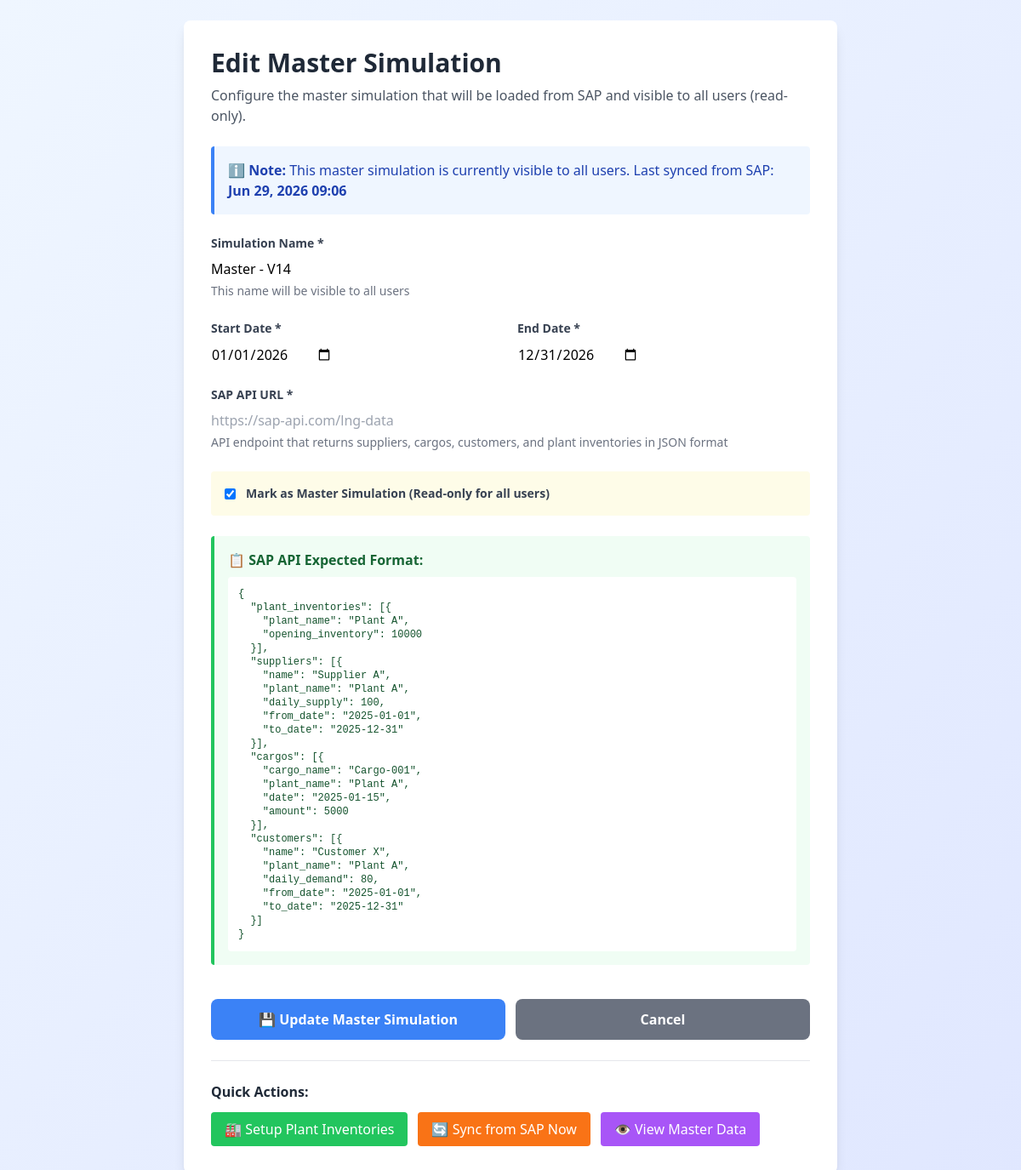
/simulation/master/manage/ (signed in), run on the app's committed database.
### lng_planner/models.py (models this page shows, shortened)
class Simulation(models.Model):
    user = models.ForeignKey(User, on_delete=models.CASCADE, related_name='simulations', null=True, blank=True)
    name = models.CharField(max_length=200, default='Untitled Simulation')
    start_date = models.DateField()
    end_date = models.DateField()
    created_at = models.DateTimeField(auto_now_add=True)
    updated_at = models.DateTimeField(auto_now=True)
    is_active = models.BooleanField(default=True)
    is_master = models.BooleanField(default=False, help_text="Master simulation loaded from SAP")
    sap_api_url = models.URLField(blank=True, help_text="SAP API URL for refreshing master data")
    last_sap_sync = models.DateTimeField(null=True, blank=True, help_text="Last time master data was synced from SAP")
    master_version = models.ForeignKey(
        MasterVersion,
        on_delete=models.SET_NULL,
        null=True,
        blank=True,
        related_name='simulations',
        help_text="Master version this simulation was created from"
    )
    class Meta:
        ordering = ['-updated_at']

### lng_planner/views.py (the view)
# urls.py: path('simulation/master/manage/', views.manage_master_simulation, name='manage_master'),
@login_required
def manage_master_simulation(request):
    if not is_planning_admin(request.user):
        messages.error(request, 'Only administrators can manage master simulation')
        return redirect('lng_planner:dashboard')
    master = Simulation.objects.filter(is_master=True).first()
    if request.method == 'POST':
        form = MasterSimulationForm(request.POST, instance=master)
        if form.is_valid():
            master_sim = form.save(commit=False)
            master_sim.user = None
            master_sim.is_master = True
            master_sim.is_active = False
            master_sim.save()
            messages.success(request, 'Master simulation saved successfully!')
            return redirect('lng_planner:setup_plants', simulation_id=master_sim.id)
    else:
        form = MasterSimulationForm(instance=master)
    return render(request, 'lng_planner/manage_master.html', {
        'form': form,
        'master': master,
        'title': 'Edit Master Simulation' if master else 'Create Master Simulation'
    })

### lng_planner/forms.py
class MasterSimulationForm(forms.ModelForm):
    class Meta:
        model = Simulation
        fields = ['name', 'start_date', 'end_date', 'is_master', 'sap_api_url']
        widgets = {
            'name': forms.TextInput(attrs={'class': 'form-control', 'placeholder': 'Master Simulation Name'}),
            'start_date': forms.DateInput(attrs={'class': 'form-control', 'type': 'date'}),
            'end_date': forms.DateInput(attrs={'class': 'form-control', 'type': 'date'}),
            'is_master': forms.CheckboxInput(attrs={'class': 'form-check-input'}),
            'sap_api_url': forms.URLInput(attrs={'class': 'form-control', 'placeholder': 'https://sap-api.com/lng-data'}),
        }

### lng_planner/views.py (called while the page is built)
def is_planning_admin(user):
    if not user.is_authenticated:
        return False
    if user.is_superuser:
        return True
    return user.groups.filter(name='Planning Admin').exists()

### lng_planner/templates/lng_planner/manage_master.html (shortened to what this page needs)
{% load static %}
<!DOCTYPE html>
<html lang="en">
<head>
    <script src="https://cdn.tailwindcss.com"></script>
</head>
<body class="bg-gradient-to-br from-blue-50 to-indigo-100 min-h-screen p-6">
    <div class="max-w-3xl mx-auto">
        <div class="bg-white rounded-lg shadow-lg p-8">
            <div class="mb-6">
                <h2 class="text-3xl font-bold text-gray-800 mb-2">{{ title }}</h2>
                <p class="text-gray-600">
                    Configure the master simulation that will be loaded from SAP and visible to all users (read-only).
                </p>
            </div>
            {% if master %}
            <div class="bg-blue-50 border-l-4 border-blue-500 p-4 mb-6 rounded">
                <p class="text-blue-800">
                    <strong>ℹ️ Note:</strong> This master simulation is currently visible to all users.
                    {% if master.last_sap_sync %}
                    Last synced from SAP: <strong>{{ master.last_sap_sync|date:"M d, Y H:i" }}</strong>
                    {% else %}
                    Not yet synced from SAP.
                    {% endif %}
                </p>
            </div>
            {% endif %}
            <form method="post" class="space-y-6">
                <div>
                    <label for="id_name" class="block text-sm font-semibold text-gray-700 mb-2">
                        Simulation Name *
                    </label>
                    {{ form.name }}
                    <p class="text-gray-500 text-sm mt-1">This name will be visible to all users</p>
                </div>
                <div class="grid grid-cols-2 gap-4">
                    <div>
                        <label for="id_start_date" class="block text-sm font-semibold text-gray-700 mb-2">
                            Start Date *
                        </label>
                        {{ form.start_date }}
                    </div>
                    <div>
                        <label for="id_end_date" class="block text-sm font-semibold text-gray-700 mb-2">
                            End Date *
                        </label>
                        {{ form.end_date }}
                    </div>
                </div>
                <div>
                    <label for="id_sap_api_url" class="block text-sm font-semibold text-gray-700 mb-2">
                        SAP API URL *
                    </label>
                    {{ form.sap_api_url }}
                    <p class="text-gray-500 text-sm mt-1">
                        API endpoint that returns suppliers, cargos, customers, and plant inventories in JSON format
                    </p>
                </div>
                <div class="flex items-center gap-3 bg-yellow-50 p-4 rounded">
                    {{ form.is_master }}
                    <label for="id_is_master" class="text-sm font-semibold text-gray-700">
                        Mark as Master Simulation (Read-only for all users)
                    </label>
                </div>
                <div class="bg-green-50 border-l-4 border-green-500 p-4 rounded">
                    <h3 class="font-bold text-green-800 mb-2">📋 SAP API Expected Format:</h3>
                    <pre class="text-xs text-green-900 bg-white p-3 rounded overflow-auto">{
  "plant_inventories": [{
    "plant_name": "Plant A",
    "opening_inventory": 10000
  }],
  "suppliers": [{
    "name": "Supplier A",
    "plant_name": "Plant A",
    "daily_supply": 100,
    "from_date": "2025-01-01",
    "to_date": "2025-12-31"
  }],
  "cargos": [{
    "cargo_name": "Cargo-001",
    "plant_name": "Plant A",
    "date": "2025-01-15",
    "amount": 5000
  }],
  "customers": [{
    "name": "Customer X",
    "plant_name": "Plant A",
    "daily_demand": 80,
    "from_date": "2025-01-01",
    "to_date": "2025-12-31"
  }]
}</pre>
                </div>
                <div class="flex gap-3 pt-4">
                    <button type="submit" class="flex-1 bg-blue-500 text-white px-6 py-3 rounded-lg hover:bg-blue-600 transition font-semibold">
                        {% if master %}💾 Update Master Simulation{% else %}✨ Create Master Simulation{% endif %}
                    </button>
                    <a href="{% url 'lng_planner:dashboard' %}" class="flex-1 bg-gray-500 text-white px-6 py-3 rounded-lg hover:bg-gray-600 transition text-center font-semibold">
                        Cancel
                    </a>
                </div>
            </form>
            {% if master %}
            <div class="mt-6 pt-6 border-t">
                <h3 class="font-bold text-gray-800 mb-3">Quick Actions:</h3>
                <div class="flex gap-3">
                    <a href="{% url 'lng_planner:setup_plants' master.id %}" class="bg-green-500 text-white px-4 py-2 rounded hover:bg-green-600">
                        🏭 Setup Plant Inventories
                    </a>
                    <a href="{% url 'lng_planner:refresh_master_sap' %}"
                       onclick="return confirm('Fetch and replace all data from SAP API?')"
                       class="bg-orange-500 text-white px-4 py-2 rounded hover:bg-orange-600">
                        🔄 Sync from SAP Now
                    </a>
                    <a href="{% url 'lng_planner:switch_simulation' master.id %}" class="bg-purple-500 text-white px-4 py-2 rounded hover:bg-purple-600">
                        👁️ View Master Data
                    </a>
                </div>
            </div>
            {% endif %}
        </div>
    </div>
</body>
</html>

### data on the page
Simulation: last_sap_sync "Jun 29, 2026 09:06", name "Master - V14", start_date "01/01/2026", end_date "12/31/2026", is_master "☑"

### other printed values
{{ title }} "Edit Master Simulation"
